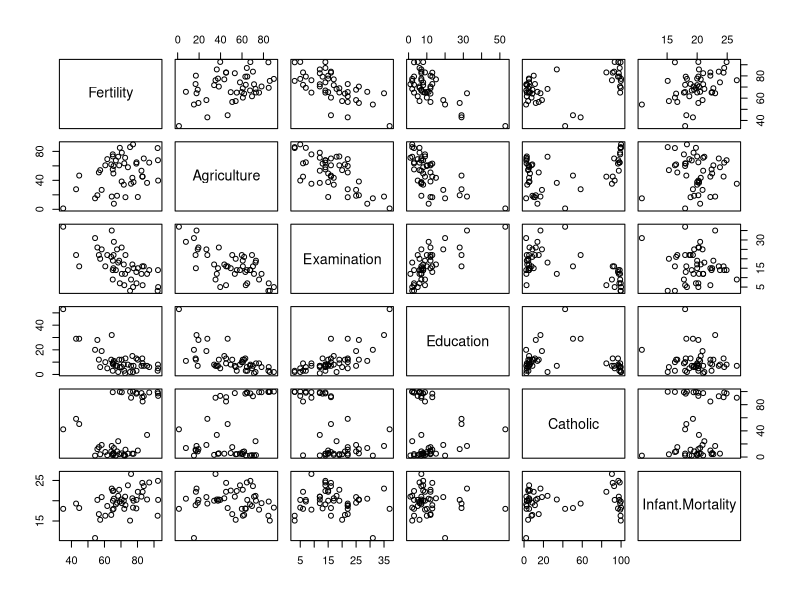
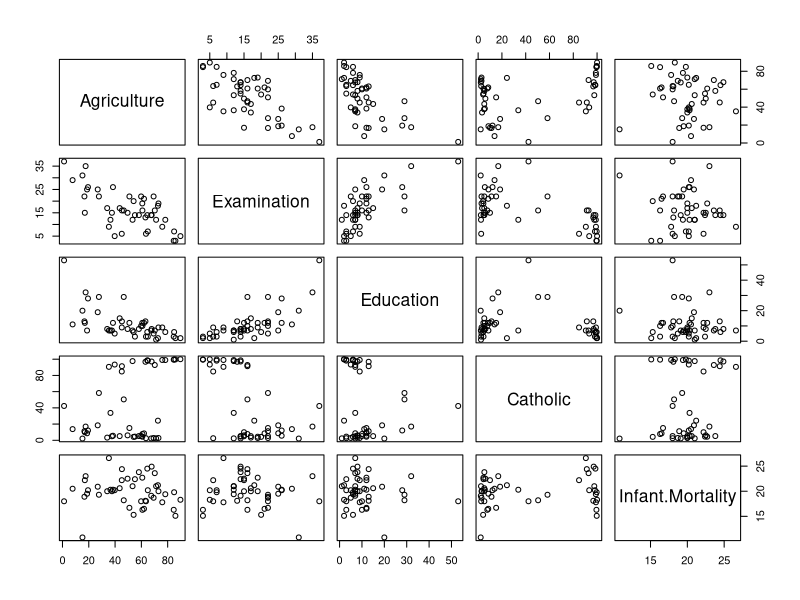

R code for these plots, in order:
## ---- chunk 1
swiss
## ---- chunk 2

#Fertility is the response variable,
#Agriculture is the percentage of males working in agriculture,
#Examination is the percentage of draftees getting highest mark on an army exam,
#Education is the percentage of draftees having more than primary school education,
#Catholic is the percentage of Catholics in the population (as opposed to protestant Christians),
#Infant Mortality is the percentage of live births who die within the first year.

dat<-swiss
summary(dat)
## ---- chunk 3
pairs(dat)
#posititve relationship between examination and education
#no middle majority for catholic - either extremely catholic or not
## ---- chunk 4
round(cor(dat),digits = 2)
## ---- chunk 5
cor(dat[,-1])
## ---- chunk 6
pairs(dat[,-1])
## ---- chunk 7
linmod <- lm(Fertility ~ ., data = dat)
summary(linmod)
## ---- chunk 8
anova(linmod)
#For each predictor, we have Sum Sq explained by the predictor 
#Variance in Fertility that can be matched to each variance in the variables
#You have 2105.04 "points" leftover that cannot be explained by the predictors


#70% of variance in Fertility can be explained by any of the variance of the predictors R**2 <- (0.7067)
## ---- chunk 9
full.model <- lm(Fertility ~ ., swiss)
summary(full.model)

## ---- chunk 10
drop1(full.model)
#shows us what would happen if we dropped no predictors (none) or one predictor
#Based on AIC criteria, we should drop Examination
## ---- chunk 11
fourx.model <- lm(Fertility ~ Agriculture + Education + Catholic + Infant.Mortality, swiss)
summary(fourx.model)
## ---- chunk 12
drop1(fourx.model)
#Based on AIC alone, we should not drop anything else because AIC would increase
